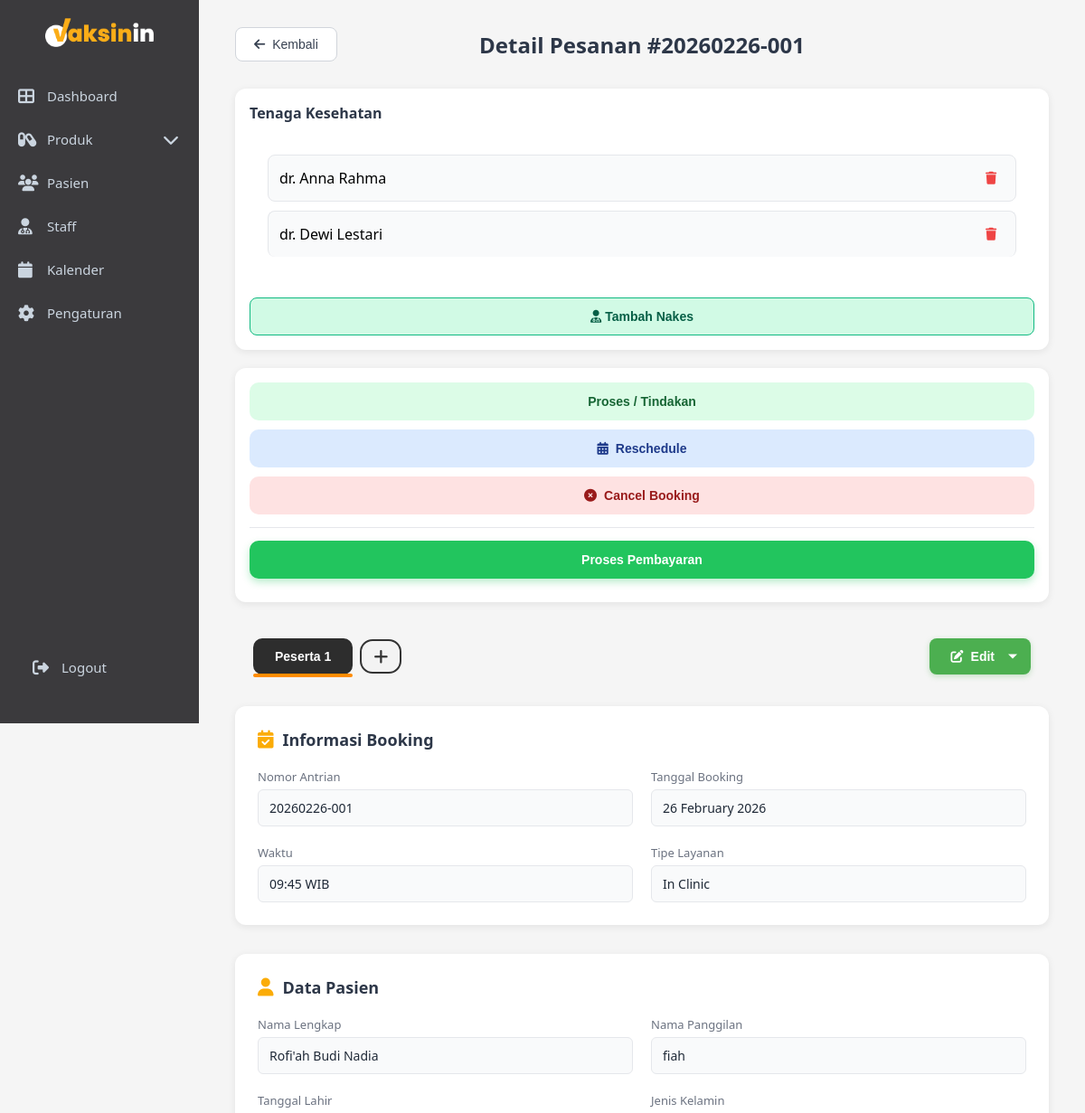
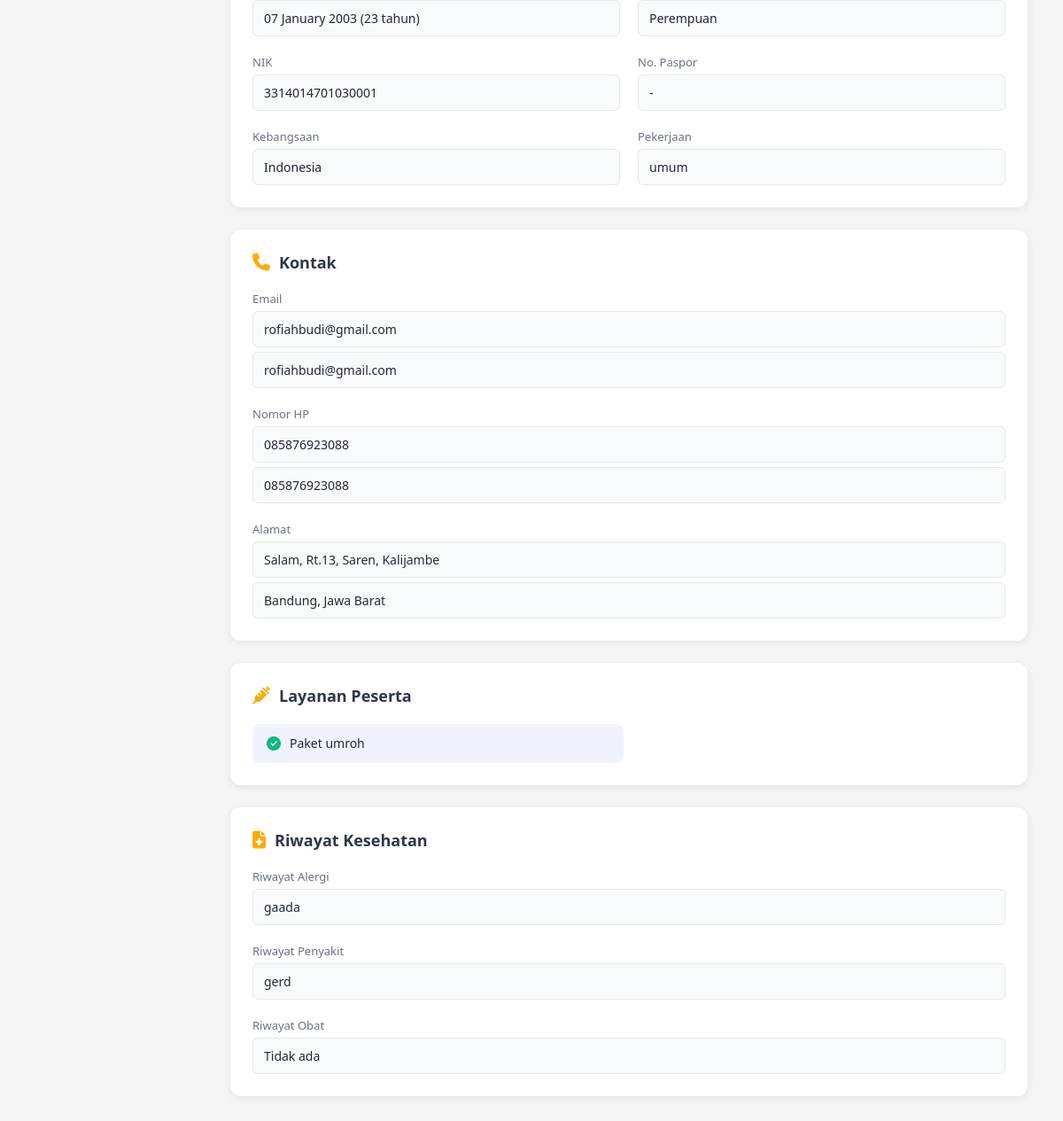
/admin/booking_detail.php?id=123, run on the app's committed database (2 pictures, top to bottom).
### tables this page shows
CREATE TABLE `bookings` (
  `id` int NOT NULL,
  `parent_id` int DEFAULT NULL,
  `patient_id` int NOT NULL,
  `service_type` enum('Home Service','In Clinic') NOT NULL,
  `nomor_antrian` varchar(20) NOT NULL,
  `tanggal_booking` date NOT NULL,
  `waktu_booking` time NOT NULL,
  `status` enum('pending','confirmed','completed','cancelled') DEFAULT 'pending',
  `catatan` text,
  `created_at` datetime NOT NULL,
  `updated_at` datetime DEFAULT CURRENT_TIMESTAMP ON UPDATE CURRENT_TIMESTAMP,
  `doctor_id` int DEFAULT NULL,
  `payment_status` enum('unpaid','paid') DEFAULT 'unpaid',
  `tindakan_selesai` tinyint(1) DEFAULT '0'
);

CREATE TABLE `patients` (
  `id` int NOT NULL,
  `no_rekam_medis` varchar(20) NOT NULL,
  `nama_lengkap` varchar(100) NOT NULL,
  `nama_panggilan` varchar(50) DEFAULT NULL,
  `tanggal_lahir` date NOT NULL,
  `usia` int DEFAULT NULL,
  `kategori_usia` enum('Anak','Dewasa') NOT NULL,
  `jenis_kelamin` enum('L','P') NOT NULL,
  `nik` varchar(16) DEFAULT NULL,
  `paspor` varchar(20) DEFAULT NULL,
  `kebangsaan` varchar(50) DEFAULT 'Indonesia',
  `pekerjaan` varchar(100) DEFAULT NULL,
  `nama_wali` varchar(100) DEFAULT NULL,
  `riwayat_alergi` text,
  `riwayat_penyakit` text,
  `riwayat_obat` text,
  `pelayanan` varchar(50) NOT NULL,
  `created_at` timestamp NOT NULL DEFAULT CURRENT_TIMESTAMP,
  `updated_at` timestamp NOT NULL DEFAULT CURRENT_TIMESTAMP ON UPDATE CURRENT_TIMESTAMP
);

CREATE TABLE `patient_emails` (
  `id` int NOT NULL,
  `patient_id` int NOT NULL,
  `email` varchar(100) NOT NULL,
  `is_primary` tinyint(1) DEFAULT '0'
);

CREATE TABLE `patient_phones` (
  `id` int NOT NULL,
  `patient_id` int NOT NULL,
  `phone` varchar(20) NOT NULL,
  `is_primary` tinyint(1) DEFAULT '0'
);

CREATE TABLE `patient_addresses` (
  `id` int NOT NULL,
  `patient_id` int NOT NULL,
  `alamat` text NOT NULL,
  `provinsi` varchar(100) DEFAULT NULL,
  `kota` varchar(100) DEFAULT NULL,
  `is_primary` tinyint(1) DEFAULT '0'
);

CREATE TABLE `booking_services` (
  `id` int NOT NULL,
  `parent_booking_id` int DEFAULT NULL,
  `booking_id` int NOT NULL,
  `patient_id` int DEFAULT NULL,
  `nama_layanan` varchar(100) NOT NULL,
  `created_at` datetime DEFAULT CURRENT_TIMESTAMP,
  `service_id` int DEFAULT NULL,
  `harga` int DEFAULT '0',
  `diskon` int DEFAULT '0',
  `diskon_tipe` enum('persen','nilai') DEFAULT 'nilai',
  `total` int DEFAULT '0'
);

CREATE TABLE `staff` (
  `id` int NOT NULL,
  `nama_lengkap` varchar(150) NOT NULL,
  `gelar` varchar(50) DEFAULT NULL,
  `sip` varchar(50) DEFAULT NULL,
  `role` enum('dokter','perawat','admin') NOT NULL,
  `created_at` timestamp NOT NULL DEFAULT CURRENT_TIMESTAMP
);

### admin/booking_detail.php (the view, shortened to what the rows shown need)
<?php
include "../config.php";
$booking_id = isset($_GET['id']) ? intval($_GET['id']) : 0;
$sql = "
SELECT
    b.id AS booking_id,
    b.*,
    p.id AS patient_id,
    p.*
FROM bookings b
JOIN patients p ON b.patient_id = p.id
WHERE b.id = ? OR b.parent_id = ?
ORDER BY CASE WHEN b.id = ? THEN 0 ELSE 1 END
";
$stmt = $conn->prepare($sql);
$stmt->bind_param("iii", $booking_id, $booking_id, $booking_id);
$stmt->execute();
$participants = $stmt->get_result()->fetch_all(MYSQLI_ASSOC);
$booking = $participants[0];
$sql_staff = "
    SELECT s.id, s.nama_lengkap, s.gelar, s.role
    FROM booking_staff bs
    JOIN staff s ON bs.staff_id = s.id
    WHERE bs.booking_id = ?
";
$stmt_staff = $conn->prepare($sql_staff);
$stmt_staff->bind_param("i", $booking_id);
$stmt_staff->execute();
$staffs = $stmt_staff->get_result();
?>
<!DOCTYPE html>
<html lang="id">
<head>
    <link rel="stylesheet" href="css/admin.css">
    <link rel="stylesheet" href="css/detail.css">
    <link rel="stylesheet" href="css/reschedule.css">
    <link rel="stylesheet" href="css/sidebar-toggle.css">
    <link rel="stylesheet" href="https://cdnjs.cloudflare.com/ajax/libs/font-awesome/6.4.0/css/all.min.css">
</head>
<body>
    <div class="main-content">
        <div class="detail-header">
            <button onclick="window.location.href='dashboard.php'" class="btn-back">
                <i class="fas fa-arrow-left"></i> Kembali
            </button>
            <h1>Detail Pesanan #<?php echo $booking['nomor_antrian']; ?></h1>
        </div>
        <div class="detail-layout">
            <div class="detail-container">
                <div class="tabs-container">
                    <div class="participant-tabs">
                        <?php foreach ($participants as $index => $p): ?>
                            <button
                                class="participant-tab <?= $index == 0 ? 'active' : '' ?>"
                                onclick="showParticipant(<?= $index ?>)">
                                Peserta <?= $index + 1 ?>
                            </button>
                        <?php endforeach; ?>
                        <button class="participant-tab add" onclick="addParticipant()">
                            <i class="fas fa-plus"></i>
                        </button>
                    </div>
                </div>
                <div class="detail-section">
                    <h2><i class="fas fa-calendar-check"></i> Informasi Booking</h2>
                    <div class="detail-grid">
                        <div class="detail-item">
                            <label>Nomor Antrian</label>
                            <p><?php echo htmlspecialchars($booking['nomor_antrian']); ?></p>
                        </div>
                        <div class="detail-item">
                            <label>Tanggal Booking</label>
                            <p><?php echo date('d F Y', strtotime($booking['tanggal_booking'])); ?></p>
                        </div>
                        <div class="detail-item">
                            <label>Waktu</label>
                            <p><?php echo substr($booking['waktu_booking'], 0, 5); ?> WIB</p>
                        </div>
                        <div class="detail-item">
                            <label>Tipe Layanan</label>
                            <p><?php echo htmlspecialchars($booking['service_type']); ?></p>
                        </div>
                    </div>
                </div>
                <?php foreach ($participants as $index => $p): ?>
                <div class="participant-panel <?= $index == 0 ? 'active' : '' ?>"
                    id="participant-<?= $index ?>"
                    data-booking-id="<?= $p['id'] ?>"
                    data-patient-id="<?= $p['patient_id'] ?>">
                    <div class="detail-section">
                        <h2><i class="fas fa-user"></i> Data Pasien</h2>
                        <div class="detail-grid">
                            <div class="detail-item">
                                <label>Nama Lengkap</label>
                                <p><?= htmlspecialchars($p['nama_lengkap']); ?></p>
                            </div>
                            <div class="detail-item">
                                <label>Nama Panggilan</label>
                                <p><?= htmlspecialchars($p['nama_panggilan'] ?: '-'); ?></p>
                            </div>
                            <div class="detail-item">
                                <label>Tanggal Lahir</label>
                                <p>
                                    <?= date('d F Y', strtotime($p['tanggal_lahir'])); ?>
                                    (<?= $p['usia']; ?> tahun)
                                </p>
                            </div>
                            <div class="detail-item">
                                <label>Jenis Kelamin</label>
                                <p><?= $p['jenis_kelamin'] == 'L' ? 'Laki-laki' : 'Perempuan'; ?></p>
                            </div>
                            <div class="detail-item">
                                <label>NIK</label>
                                <p><?= htmlspecialchars($p['nik'] ?: '-'); ?></p>
                            </div>
                            <div class="detail-item">
                                <label>No. Paspor</label>
                                <p><?= htmlspecialchars($p['paspor'] ?: '-'); ?></p>
                            </div>
                            <div class="detail-item">
                                <label>Kebangsaan</label>
                                <p><?= htmlspecialchars($p['kebangsaan']); ?></p>
                            </div>
                            <div class="detail-item">
                                <label>Pekerjaan</label>
                                <p><?= htmlspecialchars($p['pekerjaan'] ?: '-'); ?></p>
                            </div>
                        </div>
                    </div>
                    <div class="detail-section">
                        <h2><i class="fas fa-phone"></i> Kontak</h2>
                        <div class="detail-grid">
                            <div class="detail-item full-width">
                                <label>Email</label>
                                <?php
                                $sql_emails = "SELECT email FROM patient_emails WHERE patient_id = ?";
                                $stmt_e = $conn->prepare($sql_emails);
                                $stmt_e->bind_param("i", $p['patient_id']);
                                $stmt_e->execute();
                                $emails = $stmt_e->get_result();
                                ?>
                                <?php while ($e = $emails->fetch_assoc()): ?>
                                    <p><?= htmlspecialchars($e['email']) ?></p>
                                <?php endwhile; ?>
                            </div>
                            <div class="detail-item full-width">
                                <label>Nomor HP</label>
                                <?php
                                $sql_phones = "SELECT phone FROM patient_phones WHERE patient_id = ?";
                                $stmt_p = $conn->prepare($sql_phones);
                                $stmt_p->bind_param("i", $p['patient_id']);
                                $stmt_p->execute();
                                $phones = $stmt_p->get_result();
                                ?>
                                <?php while ($ph = $phones->fetch_assoc()): ?>
                                    <p><?= htmlspecialchars($ph['phone']) ?></p>
                                <?php endwhile; ?>
                            </div>
                            <div class="detail-item full-width">
                                <label>Alamat</label>
                                <?php
                                $sql_addr = "SELECT * FROM patient_addresses
                                            WHERE patient_id = ? AND is_primary = 1 LIMIT 1";
                                $stmt_a = $conn->prepare($sql_addr);
                                $stmt_a->bind_param("i", $p['patient_id']);
                                $stmt_a->execute();
                                $address = $stmt_a->get_result()->fetch_assoc();
                                ?>
                                <?php if ($address): ?>
                                    <p><?= htmlspecialchars($address['alamat']) ?></p>
                                    <p><?= htmlspecialchars($address['kota']) ?>,
                                    <?= htmlspecialchars($address['provinsi']) ?></p>
                                <?php else: ?>
                                    <p>-</p>
                                <?php endif; ?>
                            </div>
                        </div>
                    </div>
                    <div class="detail-section">
                        <h2><i class="fas fa-syringe"></i> Layanan Peserta</h2>
                        <?php
                        $sql_srv = "
                            SELECT nama_layanan
                            FROM booking_services
                            WHERE booking_id = ?
                            AND patient_id = ?
                        ";
                        $stmt_srv = $conn->prepare($sql_srv);
                        $stmt_srv->bind_param("ii",
                            $p['booking_id'],
                            $p['patient_id']
                        );
                        $stmt_srv->execute();
                        $services = $stmt_srv->get_result();
                        ?>
                        <div class="services-grid">
                            <?php if ($services->num_rows > 0): ?>
                                <?php while ($srv = $services->fetch_assoc()): ?>
                                    <div class="service-item">
                                        <i class="fas fa-check-circle"></i>
                                        <?= htmlspecialchars($srv['nama_layanan']) ?>
                                    </div>
                                <?php endwhile; ?>
                            <?php else: ?>
                                <p>- Tidak ada layanan</p>
                            <?php endif; ?>
                        </div>
                    </div>
                    <div class="detail-section">
                        <h2><i class="fas fa-file-medical"></i> Riwayat Kesehatan</h2>
                        <div class="detail-grid">
                            <div class="detail-item full-width">
                                <label>Riwayat Alergi</label>
                                <p><?= htmlspecialchars($p['riwayat_alergi'] ?: 'Tidak ada') ?></p>
                            </div>
                            <div class="detail-item full-width">
                                <label>Riwayat Penyakit</label>
                                <p><?= htmlspecialchars($p['riwayat_penyakit'] ?: 'Tidak ada') ?></p>
                            </div>
                            <div class="detail-item full-width">
                                <label>Riwayat Obat</label>
                                <p><?= htmlspecialchars($p['riwayat_obat'] ?: 'Tidak ada') ?></p>
                            </div>
                        </div>
                    </div>
                </div>
                <?php endforeach; ?>
            </div>
            <div class="detail-right">
                <div class="side-card">
                    <div class="side-body">
                        <?php if($staffs->num_rows > 0): ?>
                            <?php while($s = $staffs->fetch_assoc()): ?>
                                <div class="staff-item" id="staff-<?= $s['id'] ?>">
                                    <span><?= htmlspecialchars($s['gelar'].' '.$s['nama_lengkap']); ?></span>
                                    <?php if (
                                        $booking['payment_status'] == 'unpaid' &&
                                        !in_array($booking['status'], ['cancelled', 'completed'])
                                    ): ?>
                                        <button class="btn-delete-staff"
                                                onclick="removeStaff(<?= $booking_id ?>, <?= $s['id'] ?>)"
                                                title="Hapus">
                                            <i class="fas fa-trash"></i>
                                        </button>
                                    <?php endif; ?>
                                </div>
                            <?php endwhile; ?>
                        <?php else: ?>
                            <span class="empty-text">Belum ada staff</span>
                        <?php endif; ?>
                    </div>
                </div>
            </div>
        </div>
    </div>
</body>
</html>

### data on the page
bookings: nomor_antrian "20260226-001", tanggal_booking "26 February 2026", waktu_booking "09:45", service_type "In Clinic", patient.nama_lengkap "Rofi'ah Budi Nadia", patient.nama_panggilan "fiah", patient.tanggal_lahir "07 January 2003", patient.usia "23", patient.nik "3314014701030001", patient.paspor "-", patient.kebangsaan "Indonesia", patient.pekerjaan "umum", patient_addresses.alamat "Salam, Rt.13, Saren, Kalijambe", patient_addresses.kota "Bandung", patient_addresses.provinsi "Jawa Barat", patient.riwayat_alergi "gaada", patient.riwayat_penyakit "gerd", patient.riwayat_obat "Tidak ada"
patient_emails: email "rofiahbudi@gmail.com"
patient_emails: email "rofiahbudi@gmail.com"
patient_phones: phone "085876923088"
patient_phones: phone "085876923088"
booking_services: nama_layanan "Paket umroh"
staff: gelar+nama_lengkap "dr. Anna Rahma"
staff: gelar+nama_lengkap "dr. Dewi Lestari"
